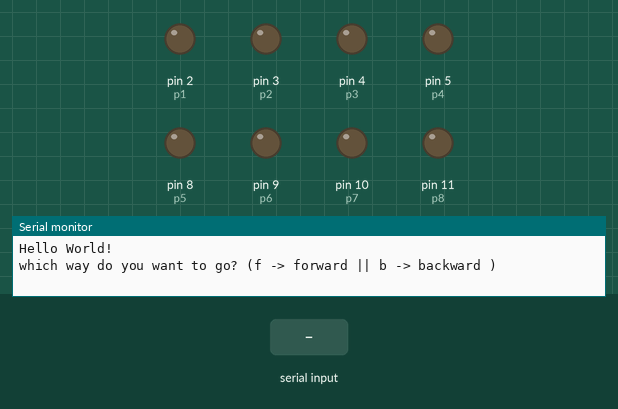
This sketch was run on a simulated Arduino Uno, built with avr-gcc and run on an emulated ATmega328P. Shown: output pins drawn as LEDs (lit = HIGH), the last lines printed to the serial monitor. Dashed ring = blinking. Inputs (shaded band) come from the test bench.

Above: at 1.2 s.
1.3 s: "f" received over Serial
2.8 s: "y" received over Serial
4.3 s: "y" received over Serial
At 4.36 s:
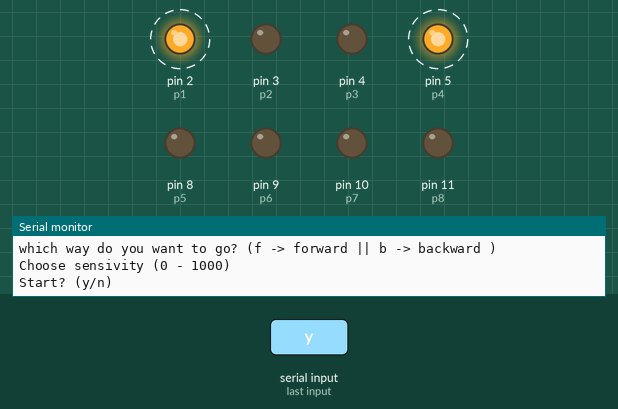
At 5.57 s:
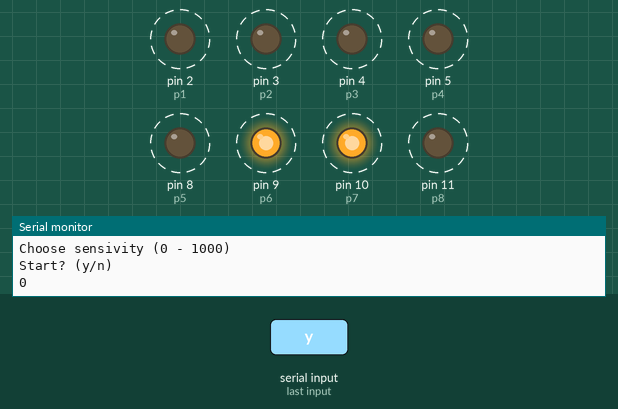
Timing chart, 0 to 13.3 s (numbered marks = the images above; inputs shaded):
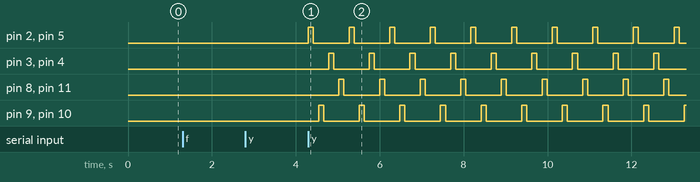

The sketch:

Engine_Driver_Arduino.ino
```cpp
#define p1 2
#define p2 3
#define p3 4
#define p4 5
#define p5 8
#define p6 9
#define p7 10
#define p8 11
#define button 12
#define OUTPUT_LENGTH 8

char read_value, way;
int sensivity = 1001;
int outputs[OUTPUT_LENGTH] = {p1, p2, p3, p4, p5, p6, p7, p8};

void setup()
{
  for(int i = 0; i < OUTPUT_LENGTH; i++)
  {
    pinMode(outputs[i], OUTPUT);
  }
  pinMode(button,INPUT);
  Serial.begin(115200);
  Serial.println("Hello World!");

}

void loop()
{
  while(way != 'b' && way != 'f')
  {
  Serial.println("which way do you want to go? (f -> forward || b -> backward )\n");
  while (Serial.available()==0) {} //wait until serial input
  way = Serial.read();
  }


  while(sensivity > 1000 || sensivity < 0)
  {
  Serial.println("Choose sensivity (0 - 1000)\n");
  while (Serial.available()==0) {} //wait until serial input
  sensivity = Serial.read();
  }

  delay(10);//for bugs

  while(read_value != 'y')
  {
  Serial.println("Start? (y/n)");
  while (Serial.available()==0) {} //wait until serial input
  read_value = Serial.read();
  }

  if( read_value == 'y' || read_value == 'Y')
  {
      switch (way)
      {
        case  'f':
          for(int i=0; i<=75; i++)
            {
              forward();
              Serial.println(i);
            }
        break;

        case  'b':
          for(int i=0; i<=75; i++)
            {
              backward();
              Serial.println(i);
            }
        break;
      }
  }
  way = '0';
  read_value = '0';
  sensivity = 1001;
}

void forward()
{

 first_step();
 delay(sensivity);
 second_step();
 delay(sensivity);
 third_step();
 delay(sensivity);
 fourth_step();
 delay(sensivity);

  }
void backward()
{
   fourth_step();
   delay(sensivity);
   third_step();
   delay(sensivity);
   second_step();
   delay(sensivity);
   first_step();
   delay(sensivity);

  }
void first_step()
{
  digitalWrite(p1,HIGH);
  digitalWrite(p2,LOW);
  digitalWrite(p3,LOW);
  digitalWrite(p4,HIGH);
  delay(sensivity);
  turn_off_all_outputs();
}
void second_step()
{
  digitalWrite(p5,LOW);
  digitalWrite(p6,HIGH);
  digitalWrite(p7,HIGH);
  digitalWrite(p8,LOW);
  delay(sensivity);
  turn_off_all_outputs();
}
void third_step(){
  digitalWrite(p1,LOW);
  digitalWrite(p2,HIGH);
  digitalWrite(p3,HIGH);
  digitalWrite(p4,LOW);
  delay(sensivity);
  turn_off_all_outputs();
}
void fourth_step(){
  digitalWrite(p5,HIGH);
  digitalWrite(p6,LOW);
  digitalWrite(p7,LOW);
  digitalWrite(p8,HIGH);
  delay(sensivity);
  turn_off_all_outputs();

}

void turn_off_all_outputs(){
  for(int i = 0; i < OUTPUT_LENGTH; i++)
  {
    digitalWrite(outputs[i], LOW);
  }
}
```

Measured:
- after the input at 4.3 s, pin 2 (p1): alternates HIGH for 0.12 s and LOW for 0.85 s, starting at once; pin 3 (p2): alternates HIGH for 0.12 s and LOW for 0.85 s, starting after 0.48 s
